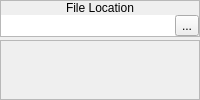
        <widget class="QWidget" name="wFile">
         <layout class="QVBoxLayout" name="verticalLayout_20">
          <property name="spacing">
           <number>3</number>
          </property>
          <property name="margin">
           <number>0</number>
          </property>
          <item>
           <widget class="QFrame" name="frame_9">
            <property name="frameShape">
             <enum>QFrame::StyledPanel</enum>
            </property>
            <property name="frameShadow">
             <enum>QFrame::Raised</enum>
            </property>
            <layout class="QVBoxLayout" name="verticalLayout_19">
             <property name="spacing">
              <number>0</number>
             </property>
             <property name="margin">
              <number>0</number>
             </property>
             <item>
              <widget class="QLabel" name="label_14">
               <property name="sizePolicy">
                <sizepolicy hsizetype="Preferred" vsizetype="Fixed">
                 <horstretch>0</horstretch>
                 <verstretch>0</verstretch>
                </sizepolicy>
               </property>
               <property name="text">
                <string>File Location</string>
               </property>
               <property name="alignment">
                <set>Qt::AlignCenter</set>
               </property>
              </widget>
             </item>
             <item>
              <widget class="QWidget" name="widget_25" native="true">
               <layout class="QHBoxLayout" name="horizontalLayout_34">
                <property name="spacing">
                 <number>0</number>
                </property>
                <property name="margin">
                 <number>0</number>
                </property>
                <item>
                 <widget class="QLineEdit" name="leFile">
                  <property name="sizePolicy">
                   <sizepolicy hsizetype="Expanding" vsizetype="Preferred">
                    <horstretch>0</horstretch>
                    <verstretch>0</verstretch>
                   </sizepolicy>
                  </property>
                  <property name="frame">
                   <bool>false</bool>
                  </property>
                  <property name="readOnly">
                   <bool>true</bool>
                  </property>
                 </widget>
                </item>
                <item>
                 <widget class="QToolButton" name="bBrowseFiles">
                  <property name="text">
                   <string>...</string>
                  </property>
                  <property name="icon">
                   <iconset resource="gui_icons.qrc">
                    <normaloff>:/icons/fileopen.png</normaloff>:/icons/fileopen.png</iconset>
                  </property>
                 </widget>
                </item>
               </layout>
              </widget>
             </item>
            </layout>
           </widget>
          </item>
          <item>
           <widget class="QFrame" name="frame_10">
            <property name="sizePolicy">
             <sizepolicy hsizetype="Preferred" vsizetype="Expanding">
              <horstretch>0</horstretch>
              <verstretch>0</verstretch>
             </sizepolicy>
            </property>
            <property name="frameShape">
             <enum>QFrame::StyledPanel</enum>
            </property>
            <property name="frameShadow">
             <enum>QFrame::Raised</enum>
            </property>
           </widget>
          </item>
         </layout>
        </widget>
